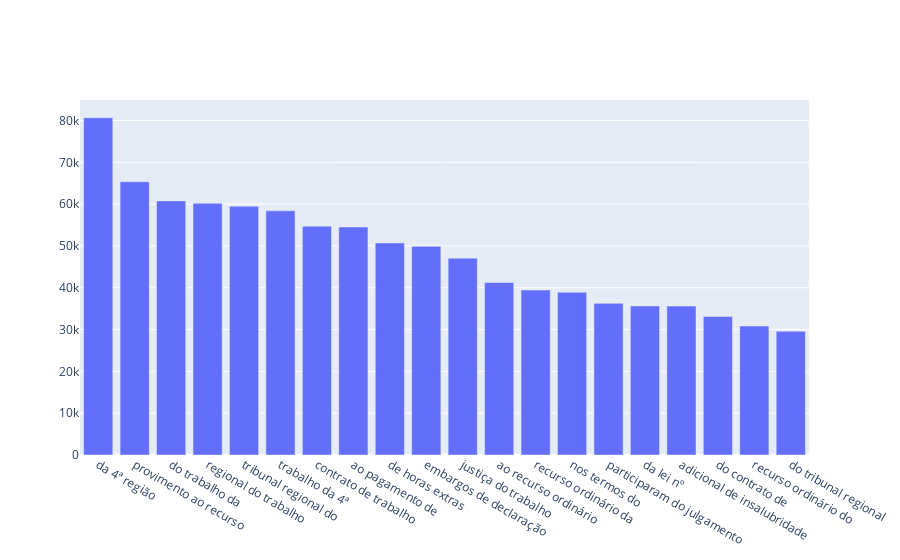

This figure's notebook cell:
### Code cell
trace = go.Bar(x=df5["INTEIRO_TEOR"], y=df5["QUANTIDADE"])
iplot({"data":[trace]})

### Figure 1 — Plotly figure (JSON) as saved in the notebook; plotly's stock layout.template omitted (floating-point values rounded to 4 significant figures)
{"data": [{"type": "bar", "x": ["da 4ª região", "provimento ao recurso", "do trabalho da", "regional do trabalho", "tribunal regional do", "trabalho da 4ª", "contrato de trabalho", "ao pagamento de", "de horas extras", "embargos de declaração", "justiça do trabalho", "ao recurso ordinário", "recurso ordinário da", "nos termos do", "participaram do julgamento", "da lei nº", "adicional de insalubridade", "do contrato de", "recurso ordinário do", "do tribunal regional"], "y": [80653, 65354, 60769, 60178, 59490, 58395, 54715, 54511, 50706, 49896, 47065, 41259, 39443, 38929, 36261, 35653, 35611, 33117, 30854, 29577]}], "layout": {}}
